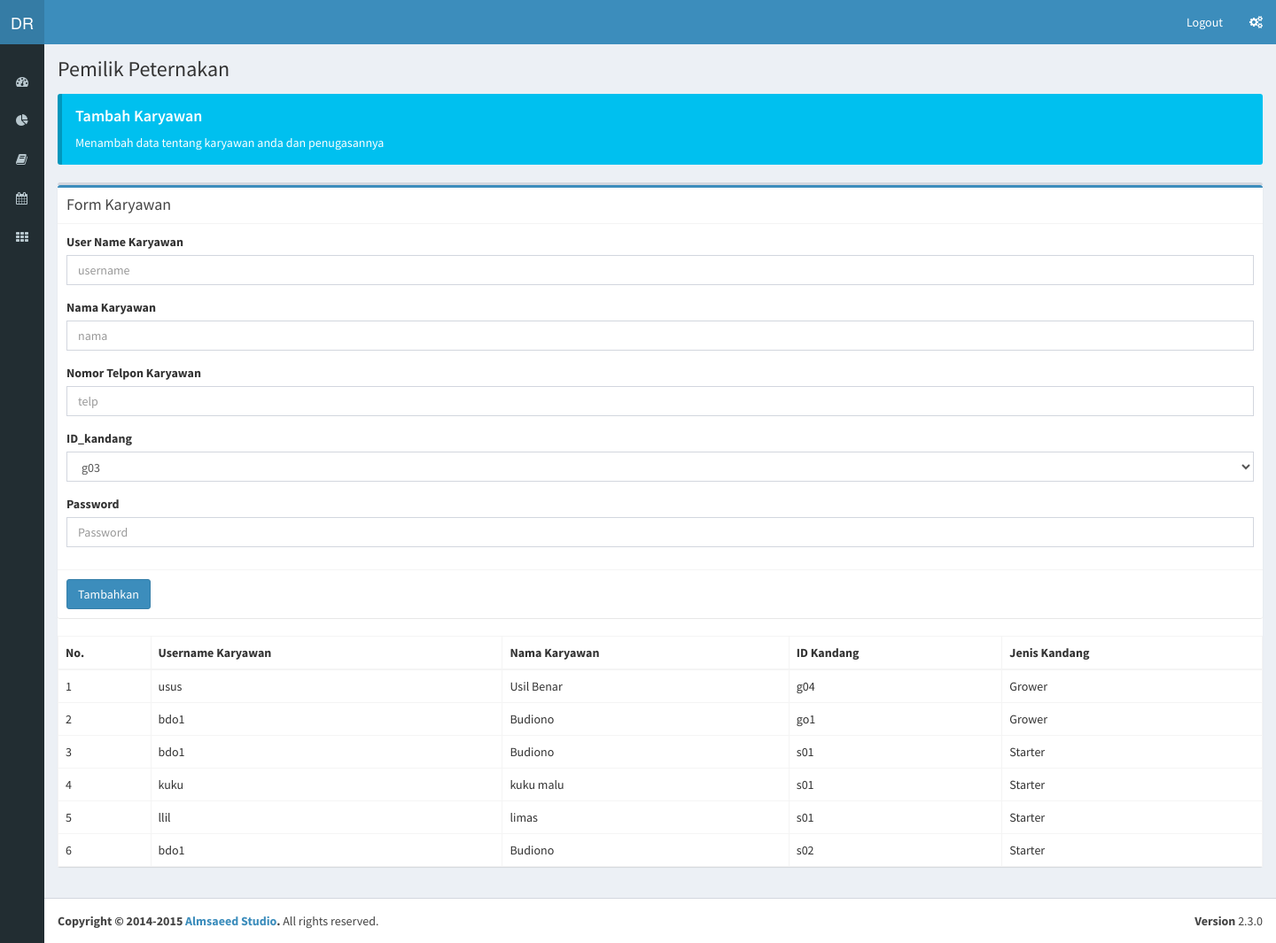
Screenshot of /index.php?tambahKar (signed in) with the database file from the repository.
### tables this page shows
CREATE TABLE IF NOT EXISTS `tb_karyawan` (
  `id_karyawan` varchar(20) NOT NULL,
  `nama_karyawan` varchar(25) NOT NULL,
  `no_telp` varchar(15) NOT NULL,
  `pass` varchar(20) NOT NULL,
  `status` int(1) NOT NULL,
  `id_peternakan` varchar(4) NOT NULL,
  PRIMARY KEY (`id_karyawan`),
  KEY `id_peternakan` (`id_peternakan`)
);

CREATE TABLE IF NOT EXISTS `tb_pembagian` (
  `id_pembagian` int(4) NOT NULL AUTO_INCREMENT,
  `id_kandang` varchar(7) NOT NULL,
  `id_karyawan` varchar(20) NOT NULL,
  PRIMARY KEY (`id_pembagian`),
  KEY `id_kandang` (`id_kandang`,`id_karyawan`),
  KEY `id_karyawan` (`id_karyawan`)
);

CREATE TABLE IF NOT EXISTS `tb_kandang` (
  `id_kandang` varchar(7) NOT NULL,
  `id_peternakan` varchar(10) NOT NULL,
  `id_jenis_kandang` varchar(1) NOT NULL,
  `isi_kandang` int(3) NOT NULL,
  PRIMARY KEY (`id_kandang`),
  KEY `id_peternakan` (`id_peternakan`),
  KEY `id_jenis_kandang` (`id_jenis_kandang`)
);

CREATE TABLE IF NOT EXISTS `tb_jenis_kandang` (
  `id_jenis_kandang` varchar(1) NOT NULL,
  `nama_jenis_kandang` varchar(10) NOT NULL,
  PRIMARY KEY (`id_jenis_kandang`)
);

### controller/controller.php (called while the page is built, shortened)
<?php
	include "model/model.php";
	class controller{
		public $model;
		function __construct(){
			$this->model = new model();
		}
		function tambahkaryawan(){
				  $tugas = $this->model->getPenugasan();
				include "view/formKar.php";
		}
	}
?>

### model/model.php (called while the page is built, shortened)
<?php
	class model{
function getPenugasan(){
	$data= null;
		$id=$_SESSION['idpt'];
	$sql2=mysql_query("select * from tb_karyawan kr join tb_pembagian pg on pg.id_karyawan=kr.id_karyawan
join  tb_kandang kd on kd.id_kandang=pg.id_kandang join tb_jenis_kandang jk on jk.id_jenis_kandang= kd.id_jenis_kandang
join tb_peternakan pk on pk.id_peternakan=kd.id_peternakan where pk.id_peternakan = '$id'");
		$indeks=0;
while($rdata=mysql_fetch_array($sql2)){
      $data [$indeks]["id_pembagian"]=$rdata["id_pembagian"];
        $data [$indeks]["id_karyawan"]=$rdata["id_karyawan"];
        $data[$indeks]["nama_karyawan"]=$rdata["nama_karyawan"];
        $data[$indeks] ["id_kandang"]=$rdata["id_kandang"];
        $data[$indeks]["nama_jenis_kandang"]=$rdata["nama_jenis_kandang"];
$indeks=$indeks+1;
}
return$data;
}
	}
	?>

### view/formKar.php (the view, shortened to what this page needs)
<!DOCTYPE html>
<html>
  <head>
    <link rel="stylesheet" href="aset/bootstrap/css/bootstrap.min.css">
    <link rel="stylesheet" href="https://maxcdn.bootstrapcdn.com/font-awesome/4.4.0/css/font-awesome.min.css">
    <link rel="stylesheet" href="https://code.ionicframework.com/ionicons/2.0.1/css/ionicons.min.css">
    <link rel="stylesheet" href="aset/plugins/jvectormap/jquery-jvectormap-1.2.2.css">
    <link rel="stylesheet" href="aset/dist/css/AdminLTE.min.css">
    <link rel="stylesheet" href="aset/dist/css/skins/_all-skins.min.css">
  </head>
  <body class="hold-transition skin-blue sidebar-collapse sidebar-mini">
    <div class="wrapper">
 <header class="main-header">
        <a href="homeadm.php" class="logo">
          <span class="logo-mini">DR ISIS</span>
        </a>
        <nav class="navbar navbar-static-top" role="navigation">
          <div class="navbar-custom-menu">
            <ul class="nav navbar-nav">
              <li class="dropdown user user-menu">
              <a href="controller/clogout.php" class="dropdown-toggle" data-toggle="dropdown">
                  <span class="hidden-xs">Logout</span>
                </a>
              </li>
              <li>
                <a href="#" data-toggle="control-sidebar"><i class="fa fa-gears"></i></a>
              </li>
            </ul>
          </div>
        </nav>
      </header>
      <aside class="main-sidebar">
        <section class="sidebar">
          <div class="user-panel">
          </div>
          <ul class="sidebar-menu">
            <li class="treeview">
              <a href="#">
                <i class="fa fa-dashboard"></i> <span>Peternakan</span> <i class="fa fa-angle-left pull-right"></i>
              </a>
            </li>
            <li class="treeview">
              <a href="index.php?Apakan">
                <i class="fa fa-pie-chart"></i>
              </a>
            </li>
            <li class="treeview">
              <a href="#">
                <i class="fa fa-book"></i> <span>Karyawan</span>
              </a>
            </li>
            <li class="treeview">
              <a href="#">
                <i class="fa fa-calendar"></i> <span>Jadwal</span>
              </a>
            </li>
            <li>
              <a href="index.php?kandang">
                <i class="fa fa-th"></i> <span>Kandang</span>
              </a>
            </li>
          </ul>
        </section>
      </aside>
      <div class="content-wrapper">
        <section class="content-header">
          <h1>
            Pemilik Peternakan
          </h1>
        </section>
        <section class="content">
          <div class="callout callout-info">
            <h4>Tambah Karyawan</h4>
            <p>Menambah data tentang karyawan anda dan penugasannya</p>
          </div>
         <div class="box">
                <div class="box-body no-padding">
              <div class="box box-primary">
                <div class="box-header with-border">
                  <h3 class="box-title">Form Karyawan</h3>
                </div>
                <form role="form" method="post" action="index.php?inputkar">
                  <div class="box-body">
                    <div class="form-group">
                      <label for="exampleInputEmail1">User Name Karyawan</label>
                      <input type="text" class="form-control" id="exampleInputEmail1" placeholder="username" name="usr">
                    </div>
                    <div class="form-group">
                      <label for="exampleInputEmail1">Nama Karyawan</label>
                      <input type="text" class="form-control" id="exampleInputEmail1" placeholder="nama" name="nm">
                    </div>
                    <div class="form-group">
                      <label for="exampleInputEmail1">Nomor Telpon Karyawan</label>
                      <input type="number" class="form-control" id="exampleInputEmail1" placeholder="telp" name="tlp">
                    </div>
                             <div class="form-group">
                      <label>ID_kandang</label>
                      <select name="kandang" class="form-control">
                        <?php
$data=mysql_query("select * from tb_kandang kd
join tb_jenis_kandang sr on sr.id_jenis_kandang=kd.id_jenis_kandang  where   id_peternakan = '".$_SESSION['idpt']."'");
while($rdata=mysql_fetch_array($data)){
?>
    <option value="<?php echo $rdata["id_kandang"];?>"><?php echo $rdata["id_kandang"];?>&nbsp;</option>
 <?php } ?>
                      </select>
                    </div>
                    <div class="form-group">
                      <label for="exampleInputPassword1">Password</label>
                      <input type="password" class="form-control" id="exampleInputPassword1" placeholder="Password" name="passkar">
                    </div>
                  </div>
                  <div class="box-footer">
                    <button type="submit" class="btn btn-primary" name="create">Tambahkan</button>
                  </div>
                </form>
              </div>
    <table id="example2" class="table table-bordered table-hover">
                    <thead>
                      <tr>
                        <th>No.</th>
                        <th>Username Karyawan</th>
                        <th>Nama Karyawan</th>
                        <th>ID Kandang</th>
                        <th>Jenis Kandang</th>
                      </tr>
                    </thead>
                    <tbody> <?php
                                $indeks=1;
                                if($tugas!=null)
{
foreach ( $tugas as $var ) {
?><tr>
    <td><?php echo $indeks;?>&nbsp;</td>
    <td><?php echo $var["id_karyawan"];?>&nbsp;</td>
    <td><?php echo $var["nama_karyawan"];?>&nbsp;</td>
    <td><?php echo $var["id_kandang"];?>&nbsp;</td>
    <td><?php echo $var["nama_jenis_kandang"];?>&nbsp;</td>
  </tr>
 <?php
$indeks=$indeks+1;
}
 } else { ?> <h3>Maaf Data penugasan karyawan masih kosong</h3>
 <?php  }?>
                    </tbody>
                  </table>
                </div>
              </div>
            </section>
      </div>
      <footer class="main-footer">
        <div class="pull-right hidden-xs">
          <b>Version</b> 2.3.0
        </div>
        <strong>Copyright &copy; 2014-2015 <a href="http://almsaeedstudio.com">Almsaeed Studio</a>.</strong> All rights reserved.
      </footer>
    </div>
  </body>
</html>

### rows the page displays
tb_karyawan: tb_pembagian.id_karyawan "usus", nama_karyawan "Usil Benar", tb_kandang.id_kandang "g04", tb_jenis_kandang.nama_jenis_kandang "Grower"
tb_karyawan: tb_pembagian.id_karyawan "bdo1", nama_karyawan "Budiono", tb_kandang.id_kandang "go1", tb_jenis_kandang.nama_jenis_kandang "Grower", tb_kandang.id_kandang "s01", tb_jenis_kandang.nama_jenis_kandang "Starter", tb_kandang.id_kandang "s02"
tb_karyawan: tb_pembagian.id_karyawan "kuku", nama_karyawan "kuku malu", tb_kandang.id_kandang "s01", tb_jenis_kandang.nama_jenis_kandang "Starter"
tb_karyawan: tb_pembagian.id_karyawan "llil", nama_karyawan "limas", tb_kandang.id_kandang "s01", tb_jenis_kandang.nama_jenis_kandang "Starter"

### other values shown
form field kandang "g03"
